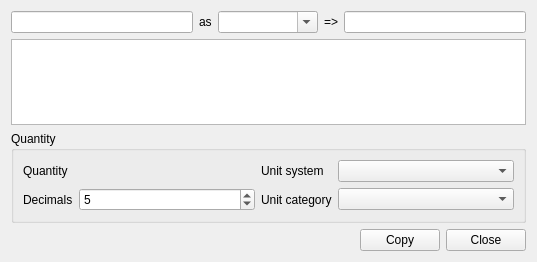
<?xml version="1.0" encoding="UTF-8"?>
<ui version="4.0">
 <class>Gui::Dialog::DlgUnitCalculator</class>
 <widget class="QWidget" name="Gui::Dialog::DlgUnitCalculator">
  <property name="geometry">
   <rect>
    <x>0</x>
    <y>0</y>
    <width>537</width>
    <height>262</height>
   </rect>
  </property>
  <property name="windowTitle">
   <string>Units Converter</string>
  </property>
  <layout class="QGridLayout" name="gridLayout_2">
   <item row="0" column="0">
    <layout class="QHBoxLayout" name="horizontalLayout_2">
     <item>
      <widget class="Gui::InputField" name="ValueInput">
       <property name="minimumSize">
        <size>
         <width>100</width>
         <height>0</height>
        </size>
       </property>
       <property name="toolTip">
        <string>Input the source value and unit</string>
       </property>
      </widget>
     </item>
     <item>
      <widget class="QLabel" name="label">
       <property name="text">
        <string>as</string>
       </property>
      </widget>
     </item>
     <item>
      <widget class="QComboBox" name="UnitInput">
       <property name="minimumSize">
        <size>
         <width>100</width>
         <height>0</height>
        </size>
       </property>
       <property name="editable">
        <bool>true</bool>
       </property>
       <property name="toolTip">
        <string>Input the unit for the result</string>
       </property>
      </widget>
     </item>
     <item>
      <widget class="QLabel" name="label_2">
       <property name="text">
        <string>=&gt;</string>
       </property>
      </widget>
     </item>
     <item>
      <widget class="QLineEdit" name="ValueOutput">
       <property name="minimumSize">
        <size>
         <width>150</width>
         <height>0</height>
        </size>
       </property>
       <property name="toolTip">
        <string>Result</string>
       </property>
       <property name="readOnly">
        <bool>true</bool>
       </property>
      </widget>
     </item>
    </layout>
   </item>
   <item row="1" column="0">
    <widget class="QTextEdit" name="textEdit">
     <property name="toolTip">
      <string>List of last used calculations.
To add a calculation press Return in the value input field</string>
     </property>
     <property name="readOnly">
      <bool>true</bool>
     </property>
    </widget>
   </item>
   <item row="2" column="0">
    <widget class="QGroupBox" name="groupBox">
     <property name="title">
      <string>Quantity</string>
     </property>
     <layout class="QGridLayout" name="gridLayout">
      <item row="0" column="0">
       <widget class="QLabel" name="label_3">
        <property name="text">
         <string>Quantity</string>
        </property>
       </widget>
      </item>
      <item row="0" column="1">
       <widget class="Gui::QuantitySpinBox" name="quantitySpinBox">
        <property name="sizePolicy">
         <sizepolicy hsizetype="Expanding" vsizetype="Fixed">
          <horstretch>0</horstretch>
          <verstretch>0</verstretch>
         </sizepolicy>
        </property>
       </widget>
      </item>
      <item row="0" column="2">
       <widget class="QLabel" name="label_6">
        <property name="text">
         <string>Unit system</string>
        </property>
       </widget>
      </item>
      <item row="0" column="3">
       <widget class="QComboBox" name="comboBoxScheme">
        <property name="toolTip">
         <string>Unit system to be used for the Quantity.
The preference system is the one set in the general preferences.</string>
        </property>
       </widget>
      </item>
      <item row="1" column="0">
       <widget class="QLabel" name="label_5">
        <property name="text">
         <string>Decimals</string>
        </property>
       </widget>
      </item>
      <item row="1" column="1">
       <widget class="QSpinBox" name="spinBoxDecimals">
        <property name="toolTip">
         <string>Decimals for the quantity</string>
        </property>
        <property name="minimum">
         <number>2</number>
        </property>
        <property name="maximum">
         <number>12</number>
        </property>
        <property name="value">
         <number>5</number>
        </property>
       </widget>
      </item>
      <item row="1" column="2">
       <widget class="QLabel" name="label_4">
        <property name="text">
         <string>Unit category</string>
        </property>
       </widget>
      </item>
      <item row="1" column="3">
       <widget class="QComboBox" name="unitsBox">
        <property name="sizePolicy">
         <sizepolicy hsizetype="Expanding" vsizetype="Fixed">
          <horstretch>0</horstretch>
          <verstretch>0</verstretch>
         </sizepolicy>
        </property>
        <property name="toolTip">
         <string>Unit category for the quantity</string>
        </property>
       </widget>
      </item>
     </layout>
    </widget>
   </item>
   <item row="3" column="0">
    <layout class="QHBoxLayout" name="horizontalLayout">
     <item>
      <spacer name="horizontalSpacer">
       <property name="orientation">
        <enum>Qt::Horizontal</enum>
       </property>
       <property name="sizeHint" stdset="0">
        <size>
         <width>40</width>
         <height>20</height>
        </size>
       </property>
      </spacer>
     </item>
     <item>
      <widget class="QPushButton" name="pushButton_Copy">
       <property name="toolTip">
        <string>Copies the result to the clipboard</string>
       </property>
       <property name="text">
        <string>Copy</string>
       </property>
      </widget>
     </item>
     <item>
      <widget class="QPushButton" name="pushButton_Close">
       <property name="text">
        <string>Close</string>
       </property>
      </widget>
     </item>
    </layout>
   </item>
  </layout>
 </widget>
 <customwidgets>
  <customwidget>
   <class>Gui::InputField</class>
   <extends>QLineEdit</extends>
   <header>Gui/InputField.h</header>
  </customwidget>
  <customwidget>
   <class>Gui::QuantitySpinBox</class>
   <extends>QWidget</extends>
   <header>Gui/QuantitySpinBox.h</header>
  </customwidget>
 </customwidgets>
 <resources/>
 <connections/>
</ui>
